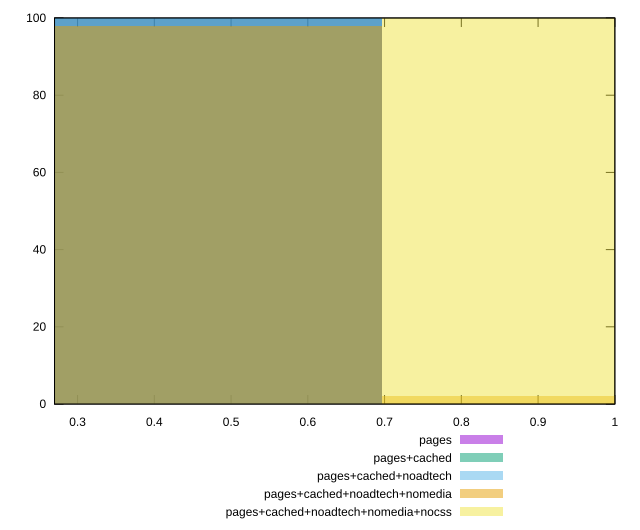

Generate this figure with gnuplot:
reset

$pages <<EOF
0.46485482730884664 100
EOF

$pagesCached <<EOF
0.46485482730884664 100
EOF

$pagesCachedNoadtech <<EOF
0.46485482730884664 100
EOF

$pagesCachedNoadtechNomedia <<EOF
0.46485482730884664 98
0.9297096546176933 2
EOF

$pagesCachedNoadtechNomediaNocss <<EOF
0.9297096546176933 100
EOF

set key outside below
set boxwidth 0.46485482730884664
set xrange [0.27:1]
set yrange [0:100]
set trange [0:100]
set style fill transparent solid 0.5 noborder
set terminal svg size 640, 530 enhanced background rgb 'white'
set output "report_00014_2021-02-09T15:56:05.503Z/render-blocking-resources/comparison/histogram/all_score.svg"

plot $pages title "pages" with boxes, \
     $pagesCached title "pages+cached" with boxes, \
     $pagesCachedNoadtech title "pages+cached+noadtech" with boxes, \
     $pagesCachedNoadtechNomedia title "pages+cached+noadtech+nomedia" with boxes, \
     $pagesCachedNoadtechNomediaNocss title "pages+cached+noadtech+nomedia+nocss" with boxes

reset
